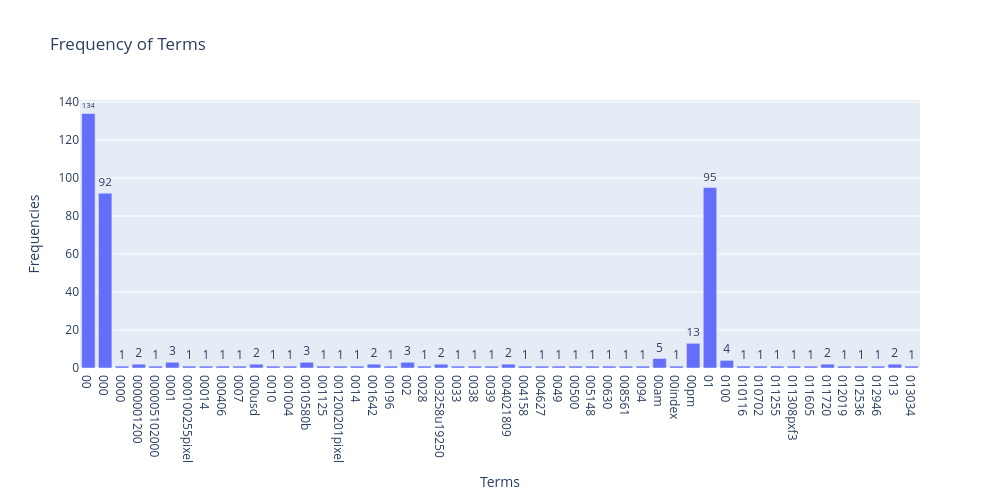

The code cell stored with this chart in its notebook:
### Markdown cell above
### >>> **Exercise 12 (take home):**
If you want a nicer interactive visualization here, I would encourage you try to install and use plotly to achieve this.

### Code cell
# Answer here

import plotly.express as px
import numpy as np

# caculate frequency
term_frequencies = np.asarray(X_counts.sum(axis=0)).ravel()

# set firt word
size = 50  


fig = px.bar(
    x=count_vect.get_feature_names_out()[:size], 
    y=term_frequencies[:size],
    title="Frequency of Terms",
    labels={"x": "Terms", "y": "Frequencies"}
)


fig.update_traces(text=term_frequencies[:size], textposition="outside")


fig.update_layout(width=1000, height=500)

fig.show()

### Figure 1 — Plotly figure (JSON) as saved in the notebook; plotly's stock layout.template omitted (floating-point values rounded to 4 significant figures)
{"data": [{"hovertemplate": "Terms=%{x}<br>Frequencies=%{y}<extra></extra>", "legendgroup": "", "marker": {"color": "#636efa", "pattern": {"shape": ""}}, "name": "", "orientation": "v", "showlegend": false, "text": [134.0, 92.0, 1.0, 2.0, 1.0, 3.0, 1.0, 1.0, 1.0, 1.0, 2.0, 1.0, 1.0, 3.0, 1.0, 1.0, 1.0, 2.0, 1.0, 3.0, 1.0, 2.0, 1.0, 1.0, 1.0, 2.0, 1.0, 1.0, 1.0, 1.0, 1.0, 1.0, 1.0, 1.0, 5.0, 1.0, 13.0, 95.0, 4.0, 1.0, 1.0, 1.0, 1.0, 1.0, 2.0, 1.0, 1.0, 1.0, 2.0, 1.0], "textposition": "outside", "type": "bar", "x": ["00", "000", "0000", "0000001200", "000005102000", "0001", "000100255pixel", "00014", "000406", "0007", "000usd", "0010", "001004", "0010580b", "001125", "001200201pixel", "0014", "001642", "00196", "002", "0028", "003258u19250", "0033", "0038", "0039", "004021809", "004158", "004627", "0049", "00500", "005148", "00630", "008561", "0094", "00am", "00index", "00pm", "01", "0100", "010116", "010702", "011255", "011308pxf3", "011605", "011720", "012019", "012536", "012946", "013", "013034"], "xaxis": "x", "y": [134, 92, 1, 2, 1, 3, 1, 1, 1, 1, 2, 1, 1, 3, 1, 1, 1, 2, 1, 3, 1, 2, 1, 1, 1, 2, 1, 1, 1, 1, 1, 1, 1, 1, 5, 1, 13, 95, 4, 1, 1, 1, 1, 1, 2, 1, 1, 1, 2, 1], "yaxis": "y"}], "layout": {"barmode": "relative", "height": 500, "legend": {"tracegroupgap": 0}, "title": {"text": "Frequency of Terms"}, "width": 1000, "xaxis": {"anchor": "y", "domain": [0, 1], "title": {"text": "Terms"}}, "yaxis": {"anchor": "x", "domain": [0, 1], "title": {"text": "Frequencies"}}}}
